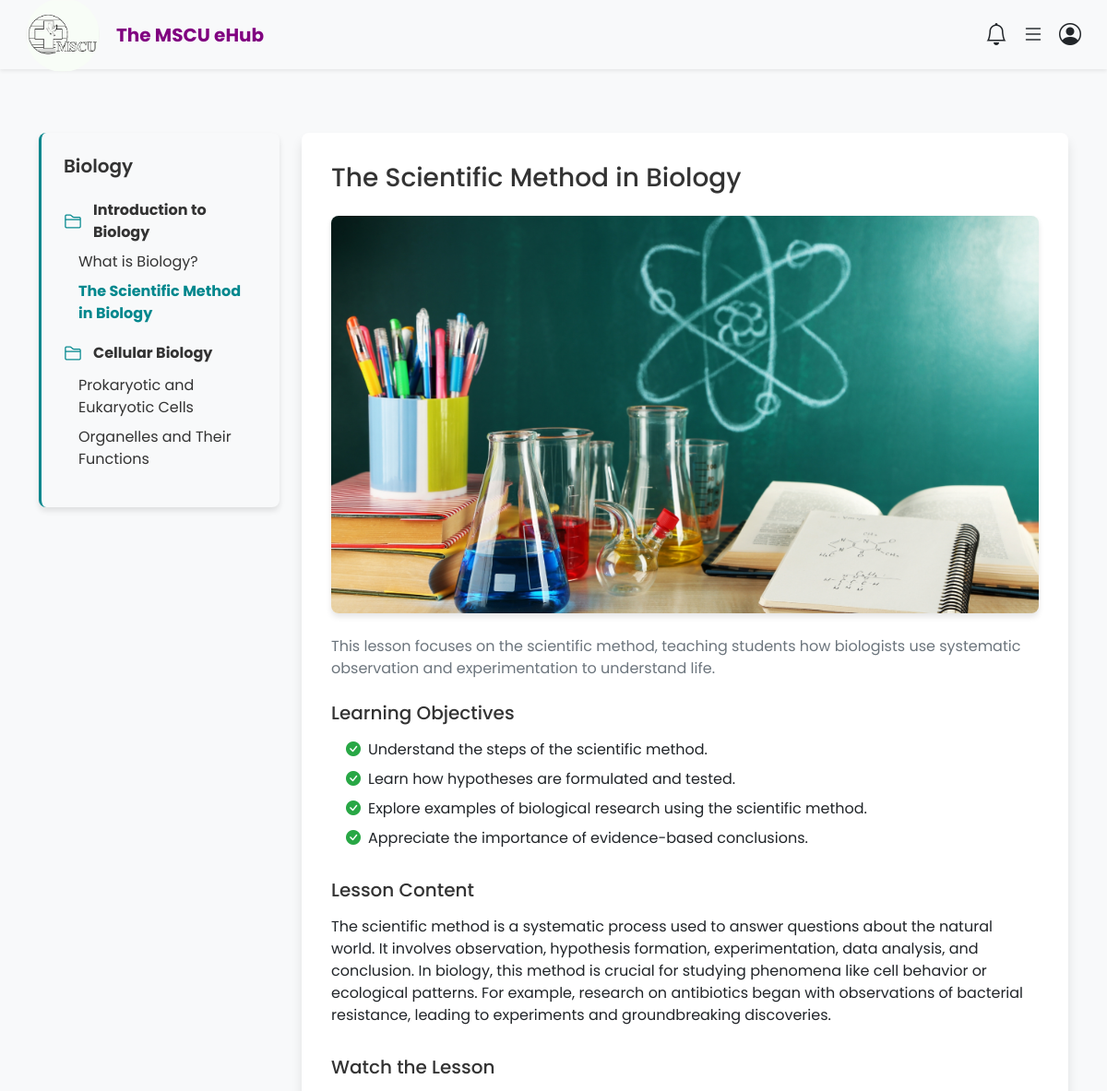
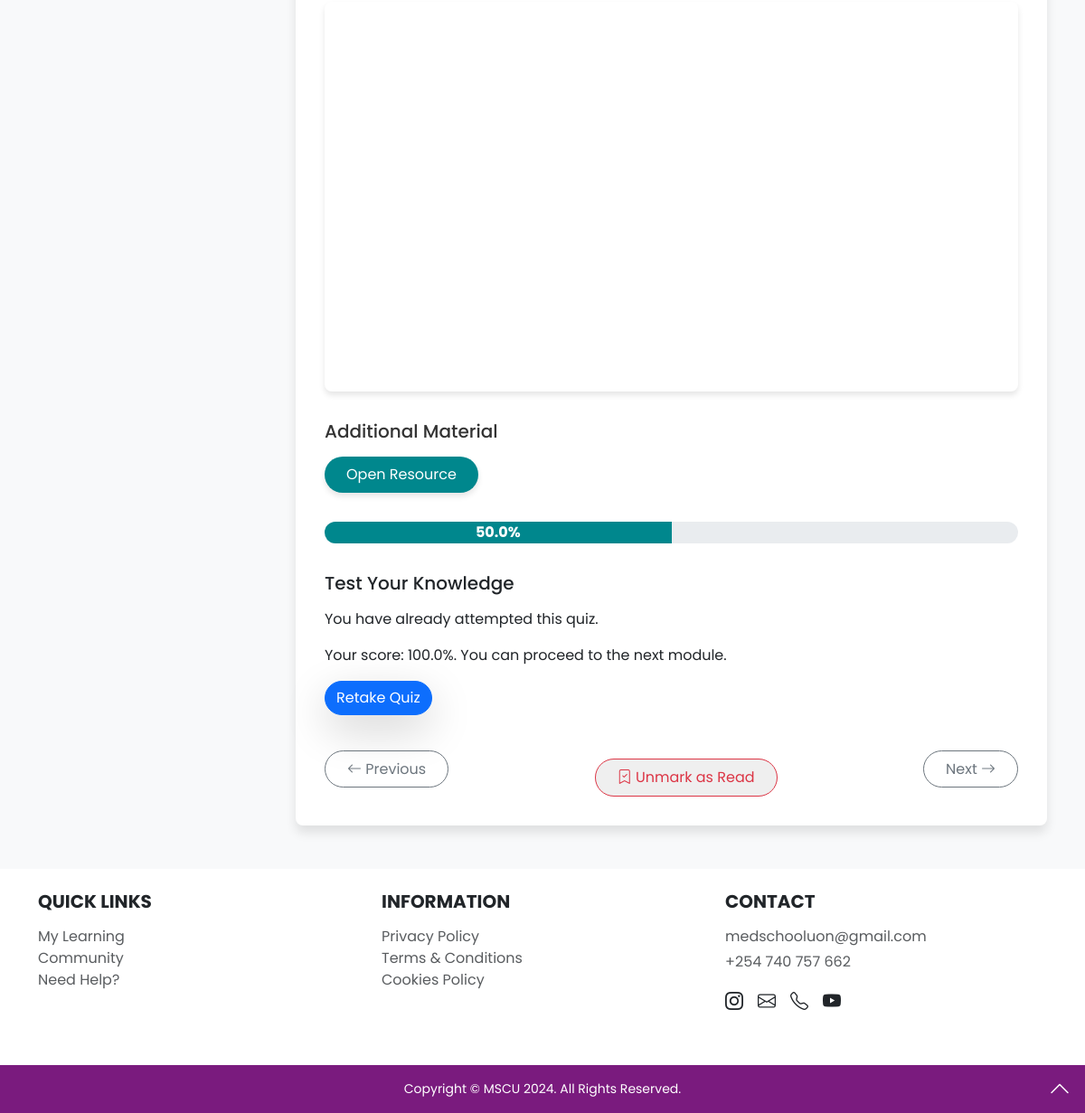
/lesson/4/ (signed in), run on the app's committed database (2 pictures, top to bottom).
### courses/models.py (models this page shows, shortened)
class Lesson(models.Model):
    module = models.ForeignKey(Module, on_delete=models.CASCADE, related_name='lessons')
    title = models.CharField(max_length=200)
    description = models.TextField(blank=True, null=True)
    objectives = models.TextField(blank=True, null=True)
    image_content = models.ImageField(upload_to='lesson_images/', blank=True, null=True)
    content = RichTextField(blank=True, null=True)
    video_content = models.URLField(blank=True, null=True)
    additional_material = models.URLField(blank=True, null=True)
    read_by_users = models.ManyToManyField(User, related_name='read_lessons', blank=True)
    created_at = models.DateTimeField(auto_now_add=True)

class Module(models.Model):
    course = models.ForeignKey(Course, on_delete=models.CASCADE, related_name='modules')
    title = models.CharField(max_length=200)
    description = models.TextField(blank=True, null=True)
    image_content = models.ImageField(upload_to='module_images/', blank=True, null=True)
    objectives = models.TextField()
    content = models.TextField(blank=True, null=True)
    video_content = models.URLField(blank=True, null=True)
    created_at = models.DateTimeField(auto_now_add=True)
    class Meta:
        ordering = ['title']

class Course(models.Model):
    title = models.CharField(max_length=200)
    description = models.TextField()
    objectives = models.TextField()
    created_by = models.ForeignKey(User, on_delete=models.CASCADE, limit_choices_to={'role': 'tutor'})
    enrolled_students = models.ManyToManyField(User, related_name='enrolled_courses', through='Enrollment', blank=True)  # Use Enrollment through model
    created_at = models.DateTimeField(auto_now_add=True)
    image = models.ImageField(upload_to='course_images/', null=True, blank=True)
    class Meta:
        ordering = ['title']

### quiz/models.py (models this page shows, shortened)
class QuizAttempt(models.Model):
    quiz = models.ForeignKey(Quiz, on_delete=models.CASCADE, related_name='attempts')
    student = models.ForeignKey(User, on_delete=models.CASCADE, related_name='quiz_attempts')
    date_taken = models.DateTimeField(auto_now_add=True)
    score = models.FloatField(null=True, blank=True)  # Percentage score of the student
    completed = models.BooleanField(default=False)  # Indicates whether the quiz was completed

### home/views.py (the view, shortened to what this page needs)
# urls.py: path('lesson/<int:pk>/', LessonDetailView.as_view(), name='lesson_detail'),
@method_decorator(login_required, name='dispatch')
class LessonDetailView(View):
    def get(self, request, pk):
        lesson = get_object_or_404(Lesson, pk=pk)
        user = request.user
        course = lesson.module.course
        enrolled_students = course.enrolled_students.all()
        if user not in enrolled_students:
            return redirect('course_detail', pk=course.pk)
        modules = course.modules.all().order_by('created_at').prefetch_related('lessons')
        total_lessons = course.modules.all().prefetch_related('lessons').values_list('lessons', flat=True).count()
        completed_lessons = course.modules.all().prefetch_related('lessons').filter(lessons__read_by_users=user).count()
        progress_percentage = (completed_lessons / total_lessons) * 100 if total_lessons else 0
        read = lesson.read_by_users.filter(id=user.id).exists()
        previous_lesson = lesson.module.lessons.filter(id__lt=lesson.id).last()
        next_lesson = lesson.module.lessons.filter(id__gt=lesson.id).first()
        quiz = lesson.module.quizzes.first() if lesson.module.quizzes.exists() else None
        quiz_attempt = None
        if quiz:
            quiz_attempt = QuizAttempt.objects.filter(student=user, quiz=quiz).first()
        if not next_lesson:
            next_module = lesson.module.course.modules.filter(id__gt=lesson.module.id).first()
            if next_module:
                next_lesson = next_module.lessons.first()
        return render(request, 'home/lesson.html', {
            'lesson': lesson,
            'previous_lesson': previous_lesson,
            'next_lesson': next_lesson,
            'progress_percentage': progress_percentage,
            'read': read,
            'quiz_attempt': quiz_attempt,  # Pass quiz attempt data to the template
        })

### home/templatetags/custom_filters.py (called while the page is built)
@register.filter
def extract_video_id(value):
    match = re.match(r'https://(?:www\.)?youtube\.com/watch\?v=([^&]+)', value)
    if match:
        return match.group(1)
    match = re.match(r'https://youtu\.be/([^?]+)', value)
    if match:
        return match.group(1)
    return value  # Return the original value if no match

### home/templates/home/lesson.html (shortened to what this page needs)
{% extends 'home/base.html' %}
{% load static %}
{% load custom_filters %}
{% block content %}
<div class="container my-5">
    <div class="row">
        <div class="col-md-3">
            <div style="background-color: #f8f9fa; padding: 1.5rem; box-shadow: 0 4px 6px rgba(0, 0, 0, 0.1); border-radius: 0.5rem; border-left: 3px solid #00878D; position: sticky; top: 1rem; max-height: 80vh; overflow-y: auto;">
                <h5 style="text-align: left; font-weight: 600; margin-bottom: 1.5rem; color: #333;">{{ lesson.module.course.title }}</h5>
                <ul style="list-style: none; padding-left: 0;">
                    {% for module in lesson.module.course.modules.all|dictsort:"created_at" %}
                        <li style="margin-bottom: 1rem;">
                            <div style="display: flex; align-items: center; margin-bottom: 0.5rem;">
                                <i class="bi bi-folder2" style="color: #00878D; font-size: 1.25rem; margin-right: 0.75rem;"></i>
                                <strong style="color: #333;">{{ module.title }}</strong>
                            </div>
                            <ul style="list-style: none; padding-left: 1rem;">
                                {% for sibling_lesson in module.lessons.all|dictsort:"created_at" %}
                                    <li style="margin-bottom: 0.5rem;">
                                        <a href="{% url 'lesson_detail' sibling_lesson.id %}" style="display: flex; justify-content: space-between; align-items: center; color: #333; text-decoration: none; {% if sibling_lesson.id == lesson.id %}font-weight: bold; color: #00878D;{% endif %}">
                                            <span>{{ sibling_lesson.title }}</span>
                                        </a>
                                    </li>
                                {% endfor %}
                            </ul>
                        </li>
                    {% endfor %}
                </ul>
            </div>
        </div>
        <div class="col-md-9">
            <div style="background-color: white; padding: 2rem; border-radius: 0.5rem; box-shadow: 0 8px 12px rgba(0, 0, 0, 0.1);">
                <h3 style="color: #333; margin-bottom: 1.5rem;">{{ lesson.title }}</h3>
                {% if lesson.image_content %}
                    <img src="{{ lesson.image_content.url }}" style="width: 100%; border-radius: 0.5rem; box-shadow: 0 4px 6px rgba(0, 0, 0, 0.1); margin-bottom: 1.5rem;" alt="{{ lesson.title }}">
                {% endif %}
                {% if lesson.description %}
                    <p style="color: #6c757d; margin-bottom: 1.5rem;">{{ lesson.description }}</p>
                {% endif %}
                {% if lesson.objectives %}
                    <div style="margin-bottom: 2rem;">
                        <h5 style="color: #333; margin-bottom: 1rem;">Learning Objectives</h5>
                        <ul style="list-style: none; padding-left: 1rem;">
                            {% for objective in lesson.objectives.splitlines %}
                                <li style="margin-bottom: 0.5rem;">
                                    <i class="bi bi-check-circle-fill" style="color: #28a745; margin-right: 0.5rem;"></i>{{ objective }}
                                </li>
                            {% endfor %}
                        </ul>
                    </div>
                {% endif %}
                {% if lesson.content %}
                    <div style="margin-bottom: 2rem;">
                        <h5 style="color: #333; margin-bottom: 1rem;">Lesson Content</h5>
                        <p>{{ lesson.content | safe }}</p>
                    </div>
                {% endif %}
                {% if lesson.video_content %}
                    <div style="margin-bottom: 2rem;">
                        <h5 style="color: #333; margin-bottom: 1rem;">Watch the Lesson</h5>
                        <div style="position: relative; padding-bottom: 56.25%; height: 0; overflow: hidden; border-radius: 0.5rem; box-shadow: 0 4px 6px rgba(0, 0, 0, 0.1);">
                            {% with lesson.video_content|extract_video_id as video_id %}
                                <iframe src="https://www.youtube.com/embed/{{ video_id }}" allowfullscreen style="position: absolute; top: 0; left: 0; width: 100%; height: 100%; border: none;"></iframe>
                            {% endwith %}
                        </div>
                    </div>
                {% endif %}
                {% if lesson.additional_material %}
                    <div style="margin-bottom: 2rem;">
                        <h5 style="color: #333; margin-bottom: 1rem;">Additional Material</h5>
                        <a href="{{ lesson.additional_material }}" target="_blank" style="display: inline-block; padding: 0.5rem 1.5rem; background-color: #00878D; color: white; text-decoration: none; border-radius: 2rem; box-shadow: 0 4px 6px rgba(0, 0, 0, 0.1);">Open Resource</a>
                    </div>
                {% endif %}
                <div style="margin-bottom: 2rem;">
                    <div style="height: 1.5rem; background-color: #e9ecef; border-radius: 0.75rem; overflow: hidden;">
                        <div style="width: {{ progress_percentage }}%; height: 100%; background-color: #00878D; text-align: center; color: white; font-weight: bold; line-height: 1.5rem;">{{ progress_percentage }}%</div>
                    </div>
                </div>
        {% if lesson == lesson.module.lessons.last and lesson.module.quizzes.exists %}
            <div class="compartment mb-5">
                <h5 class="text-dark mb-3">Test Your Knowledge</h5>
                {% with quiz=lesson.module.quizzes.first %}
                    {% if quiz %}
                        {% if quiz_attempt %}
                            <p>You have already attempted this quiz.</p>
                            <p>Your score: {{ quiz_attempt.score }}%. {% if quiz_attempt.score >= 75 %}You can proceed to the next module.{% else %}You need to retake the quiz to proceed.{% endif %}</p>
                            <a href="{% url 'quiz_detail' quiz.id %}" class="btn btn-primary rounded-pill shadow-lg">
                                Retake Quiz
                            </a>
                        {% else %}
                            <p>You have reached the last lesson of this module. Take the quiz to test your knowledge!</p>
                            <a href="{% url 'quiz_detail' quiz.id %}" class="btn btn-primary rounded-pill shadow-lg">
                                Start Quiz
                            </a>
                        {% endif %}
                    {% else %}
                        <p>No quiz available for this module.</p>
                    {% endif %}
                {% endwith %}
            </div>
        {% endif %}
                <div style="display: flex; justify-content: space-between; margin-top: 2rem;">
                    <div id="previous-button">
                        {% if previous_lesson %}
                            <a href="{% url 'lesson_detail' previous_lesson.id %}" style="text-decoration: none; padding: 0.5rem 1.5rem; border: 1px solid #6c757d; color: #6c757d; border-radius: 2rem;">
                                <i class="bi bi-arrow-left"></i> Previous
                            </a>
                        {% else %}
                            <button style="padding: 0.5rem 1.5rem; border: 1px solid #6c757d; color: #6c757d; border-radius: 2rem;" disabled>
                                <i class="bi bi-arrow-left"></i> Previous
                            </button>
                        {% endif %}
                    </div>
                    <div id="action-buttons">
                        <form method="POST" id="next-lesson-form" style="display: flex; gap: 1rem;">
                            {% if read %}
                                <button type="submit" name="unmark_read" style="padding: 0.5rem 1.5rem; border: 1px solid #dc3545; color: #dc3545; border-radius: 2rem;">
                                    <i class="bi bi-bookmark-check"></i> Unmark as Read
                                </button>
                            {% else %}
                                <button type="submit" name="mark_read" style="padding: 0.5rem 1.5rem; border: 1px solid #28a745; color: #28a745; border-radius: 2rem;">
                                    <i class="bi bi-bookmark-plus"></i> Mark as Read
                                </button>
                            {% endif %}
                        </form>
                    </div>
                    <div id="next-button">
                        {% if next_lesson %}
                            <a href="{% url 'lesson_detail' next_lesson.id %}" style="text-decoration: none; padding: 0.5rem 1.5rem; border: 1px solid #6c757d; color: #6c757d; border-radius: 2rem;">
                                Next <i class="bi bi-arrow-right"></i>
                            </a>
                        {% else %}
                            <button style="padding: 0.5rem 1.5rem; border: 1px solid #6c757d; color: #6c757d; border-radius: 2rem;" disabled>
                                Next <i class="bi bi-arrow-right"></i>
                            </button>
                        {% endif %}
                    </div>
                </div>
            </div>
        </div>
    </div>
</div>
{% endblock %}

### home/static/home/main.css (style rules this page uses)
body { font-family: 'Poppins', sans-serif; margin: 0; padding: 0; background-color: #f8f9fa; }

### data on the page
Lesson: module.course "Biology", title "The Scientific Method in Biology", image_content (picture), description "This lesson focuses on the scientific method, teaching students how biologists use systematic observation and experimentation to understand life.", content "The scientific method is a systematic process used to answer questions about the natural world. It involves observation, hypothesis formation, experimentation, data analysis, and conclusion. In biology, this method is crucial for studying phenomena like cell behavior or ecological patterns. For example, research on antibiotics began with observations of bacterial resistance, leading to experiments and groundbreaking discoveries."
Module: title "Introduction to Biology"
Lesson: title "What is Biology?"
Module: title "Cellular Biology"
Lesson: title "Prokaryotic and Eukaryotic Cells"
Lesson: title "Organelles and Their Functions"
QuizAttempt: score "100.0"

### other printed values
{{ objective }} "Understand the steps of the scientific method." "Learn how hypotheses are formulated and tested." "Explore examples of biological research using the scientific method." "Appreciate the importance of evidence-based conclusions."
{{ progress_percentage }} "50.0"
